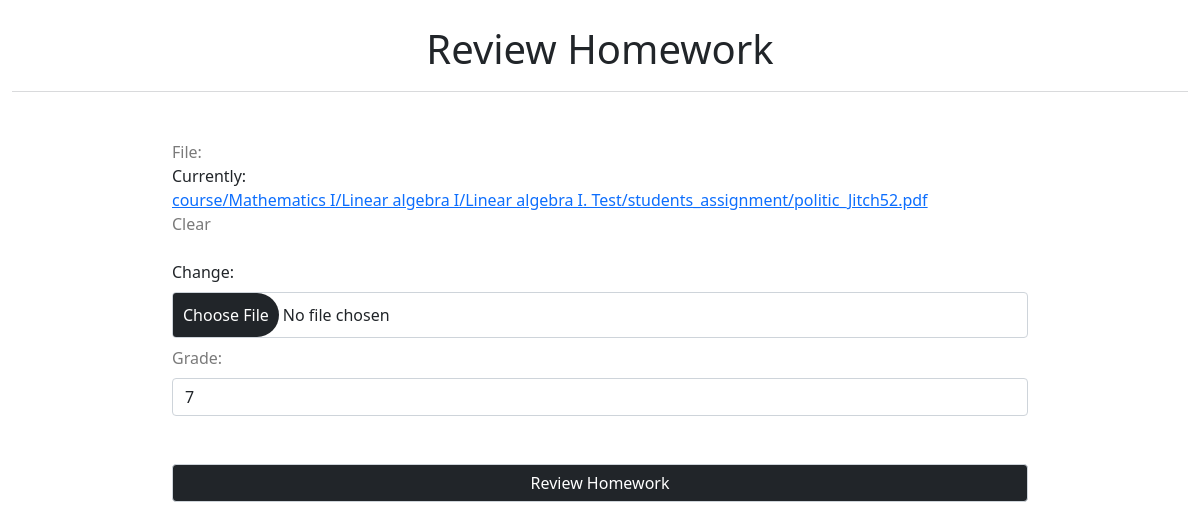
The app's page /academiaweb/courses/6/topic/16/assignments/1/students_assignment/1, older data.
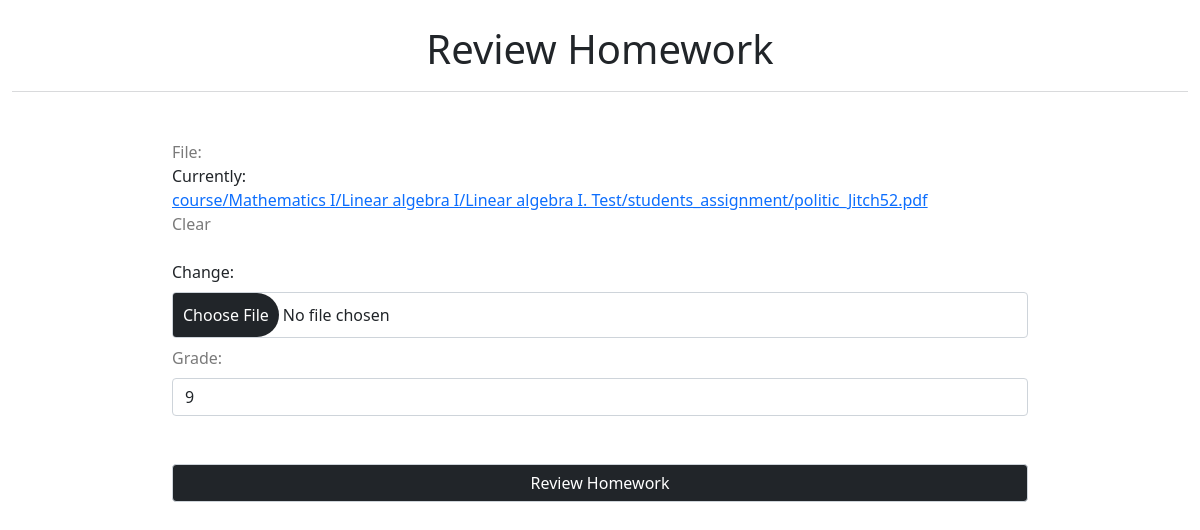
The same page, newer data.
### main_app/models.py (models this page shows, shortened)
class Students_Assignment(models.Model):
    assignment = models.ForeignKey(School_Assignment,on_delete=models.CASCADE)
    student    = models.ForeignKey(to='users.Students',on_delete=models.CASCADE)
    file       = models.FileField(upload_to=location_students_assignment,null=True,blank=True)
    grade      = models.PositiveIntegerField(validators=[MaxValueValidator(10), MinValueValidator(1)],null=True,blank=True)
    status_choice   = (('Passed','Passed'),('Unchecked','Unchecked'),('Failed','Failed'))
    status    = models.CharField(max_length=10, default='Unchecked', choices=status_choice,null=True,blank=True)

### main_app/views.py (the view, shortened to what this page needs)
# urls.py: path('courses/<str:course_pk>/topic/<str:topic_pk>/assignments/<str:assignment_pk>/students_assignment/<str:homework_pk>',views.Students_Assignment_Data.as_view(),name='student_homework'),
class Students_Assignment_Data(UpdateView):
    model = Students_Assignment
    form_class  = ReviewForm
    template_name = 'form.html'
    def get_object(self):
        pk_ = self.kwargs.get('homework_pk')
        return get_object_or_404(Students_Assignment,id=pk_)
    def get_context_data(self, **kwargs):
        context = super().get_context_data(**kwargs)
        context['title']       = 'Review Homework'
        return context

### main_app/forms.py
class ReviewForm(forms.ModelForm):
    class Meta:
        model   = Students_Assignment
        exclude = ('student','course','topic','assignment','status')
        labels  = {
            'comment' : 'Add a Comment(no required)'
        }

### main_app/templates/form.html (shortened to what this page needs)
{% extends 'base.html' %}
{% load static %}
{% block content %}
<link rel="stylesheet" href="{% static 'main_app/css/form.css' %}">
<div class="container-fluid">
    <div class="title">
        <h1>{{title}}</h1>
    </div>
    <form method="POST" enctype="multipart/form-data">
        {{form}}
        <input type="submit" value="{{title}}" style="margin: 2.5rem 0;">
    </form>
</div>
{% endblock %}

Row changes from the older to the newer data that the page shows:
changed Students_Assignment: grade "7" → "9"
